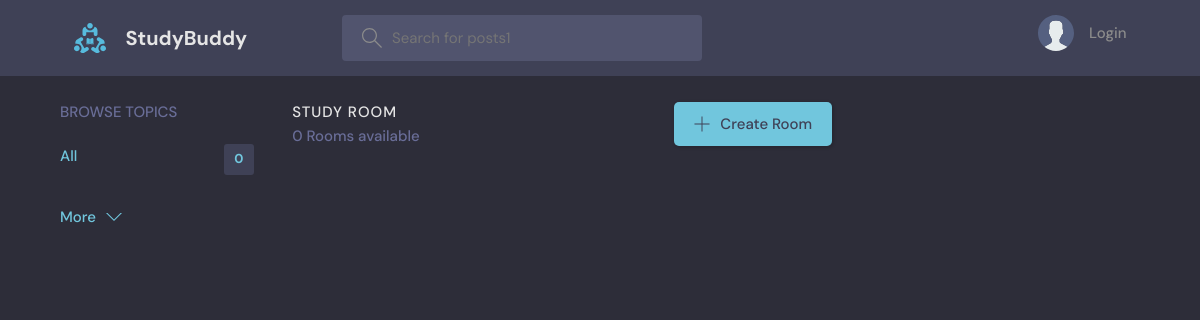
Before: / with the older database file.
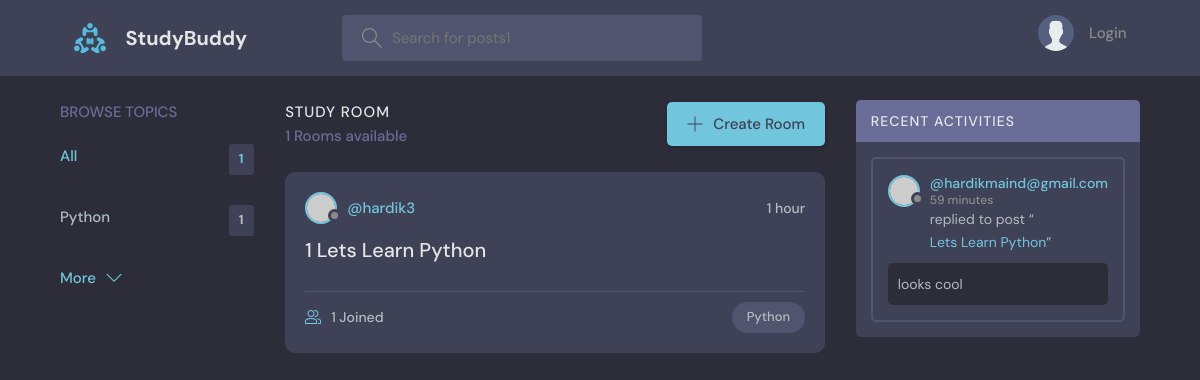
After: the same page with the newer database file.
### base/models.py (models this page shows, shortened)
class Topic(models.Model):
    name = models.CharField(max_length=200)

class Room(models.Model):
    host = models.ForeignKey(User, null=True, on_delete=models.SET_NULL)
    name = models.CharField(max_length=200)
    description = models.TextField(null=True, blank=True)
    participants = models.ManyToManyField(User,related_name='participants', blank=True)
    updated = models.DateTimeField(auto_now=True)
    created = models.DateTimeField(auto_now_add=True)
    topic = models.ForeignKey(Topic, null=True, on_delete=models.SET_NULL)
    class Meta:
        ordering = ['-updated', '-created']
    def __str__(self):
        return self.name

class User(AbstractUser):
    name=models.CharField(max_length=200,null=True)
    email=models.EmailField(unique=True,null=True)
    bio=models.TextField(null=True)
    avatar=models.ImageField(null=True,default="avatar.svg")
    USERNAME_FIELD='email'
    REQUIRED_FIELDS=[]

class Message(models.Model):
    user = models.ForeignKey(User, on_delete=models.CASCADE)
    room = models.ForeignKey(Room, on_delete=models.CASCADE)
    body = models.TextField()
    updated = models.DateTimeField(auto_now=True)
    created = models.DateTimeField(auto_now_add=True)
    class Meta:
        ordering = ['-updated', '-created']

### base/views.py (the view)
# urls.py: path('', views.home,name="home"),   #when the user goes to the home page, the home function is called..which is in the views.py file
def home(request):
    q = request.GET.get('q') if request.GET.get('q') != None else ''
    rooms = Room.objects.filter(Q(topic__name__icontains=q) | Q(
        name__icontains=q) | Q(description__icontains=q))
    room_count = rooms.count()
    room_message = Message.objects.filter(Q(room__topic__name__icontains=q))
    topics = Topic.objects.all()[0:5]
    context = {'rooms': rooms, 'topics': topics,
               'room_count': room_count, 'room_messages': room_message}
    return render(request, 'base/home.html', context)

### base/templates/base/home.html (shortened to what this page needs)
{% extends 'main.html' %}
{% block content %}
<main class="layout layout--3">
  <div class="container">
    {%include 'base/topic_component.html' %}
    <div class="roomList">
      <div class="roomList__header">
        <div>
          <h2>Study Room</h2>
          <p>{{room_count}} Rooms available</p>
        </div>
        <a class="btn btn--main" href="{% url 'create-room' %}">
          <svg
            version="1.1"
            xmlns="http://www.w3.org/2000/svg"
            width="32"
            height="32"
            viewBox="0 0 32 32"
          >
            <title>add</title>
            <path
              d="M16.943 0.943h-1.885v14.115h-14.115v1.885h14.115v14.115h1.885v-14.115h14.115v-1.885h-14.115v-14.115z"
            ></path>
          </svg>
          Create Room
        </a>
      </div>
     {%include 'base/feed_component.html' %}
    </div>
    {% include 'base/activity_component.html' %}
  </div>
</main>
{% endblock content %}

### base/templates/base/topic_component.html
<div class="topics">
  <div class="topics__header">
    <h2>Browse Topics</h2>
  </div>
  <ul class="topics__list">
    <li>
      <a href="{% url 'home'%}" class="active">All <span>{{topics.count}}</span></a>
    </li>
    {% for x in topics %}
    <li>
      <a href="{% url 'home' %}?q={{x.name}}"> {{x.name}} <span>{{x.room_set.all.count}}</span></a>
    </li>
    {%endfor%}
  </ul>
  <a class="btn btn--link" href="{% url 'topics' %}">
    More
    <svg
      version="1.1"
      xmlns="http://www.w3.org/2000/svg"
      width="32"
      height="32"
      viewBox="0 0 32 32"
    >
      <title>chevron-down</title>
      <path d="M16 21l-13-13h-3l16 16 16-16h-3l-13 13z"></path>
    </svg>
  </a>
</div>

### base/templates/base/feed_component.html (shortened to what this page needs)
{% for room in rooms %}
<div class="roomListRoom">
  <div class="roomListRoom__header">
    <a href="{% url 'user-profile' room.host.id %}" class="roomListRoom__author">
      <div class="avatar avatar--small">
        <img src="https://randomuser.me/api/portraits/women/11.jpg" />
      </div>
      <span>@{{room.host.username}}</span>
    </a>
    <div class="roomListRoom__actions">
      <span>{{room.created|timesince }}</span>
    </div>
  </div>
  <div class="roomListRoom__content">
    <a href="{% url 'room' room.id %}"> {{room.id}}    {{room.name}}</a>
  </div>
  <div class="roomListRoom__meta">
    <a href="{% url 'room' room.id %}" class="roomListRoom__joined">
      {{room.participants.all.count}} Joined
    </a>
    <p class="roomListRoom__topic">{{room.topic.name}}</p>
  </div>
</div>
{% endfor %}

### base/templates/base/activity_component.html (shortened to what this page needs)
<div>
{% for x in room_messages %}
<div class="activities">
  <div class="activities__header">
    <h2>Recent Activities</h2>
  </div>
  <div class="activities__box">
    <div class="activities__boxHeader roomListRoom__header">
      <a href="{% url 'user-profile' x.user.id %}" class="roomListRoom__author">
        <div class="avatar avatar--small">
          <img src="https://randomuser.me/api/portraits/women/11.jpg" />
        </div>
        <p>
          @{{x.user}}
          <span>{{x.created|timesince}}</span>
        </p>
      </a>
    </div>
    <div class="activities__boxContent">
      <p>
        replied to post “<a href="{%url 'room' x.room.id %}">{{x.room}}</a>”
      </p>
      <div class="activities__boxRoomContent">
        {{x.body}}
      </div>
    </div>
  </div>
</div>
{% endfor %}
</div>

Changed rows visible on the page:
added Topic: name "Python", room_set.all.count "1"
added Room: host.username "hardik3", created "1 hour", id "1", name "Lets Learn Python", participants.all.count "1", topic.name "Python"
added Message: user "hardikmaind@gmail.com", created "59 minutes", room "Lets Learn Python", body "looks cool"
Other visible differences:
{{ topics.count }}: "0" → "1"
{{ room_count }}: "0" → "1"
